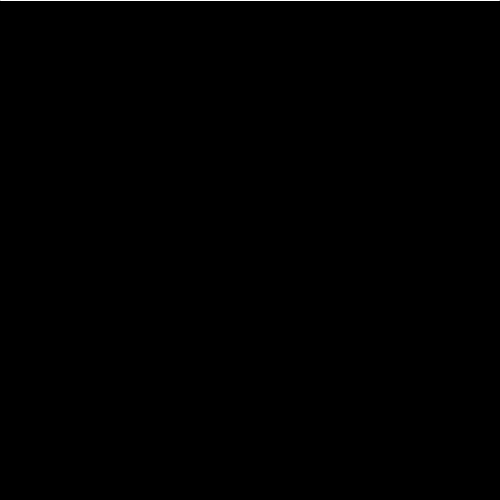
Frame 1 (no input)
Frame 60 (the mouse pressed at the canvas centre just before this capture): identical to frame 1, image omitted
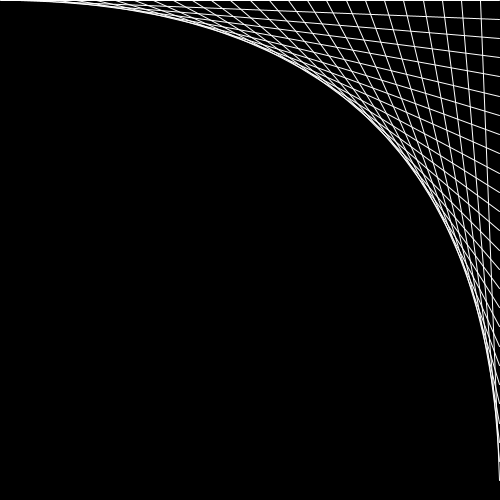
Frame 120 (the mouse held since frame 60 and released just before this capture)

The Processing sketch that drew these frames (run headless with seeded random() and noise(); from frame 60 on, the mouse is pressed at the canvas centre):

// Processing sketch: animated_grid
// ── animated_grid.pde
float grid = 10;

void setup()

{

 size(500, 500);

 stroke(255);

}

 

void draw()

{

 background(0);

 

 // calculate grid spacing

 grid = mouseX/10+1; // +1 to avoid / by 0

 float cellSizeX = width/grid;

 float cellSizeY = height/grid;

 

 // draw the lines

 for (int i = 0; i < grid; i++)

 {

  line(cellSizeX*i, 0, 499, cellSizeY*i);

 }

}
